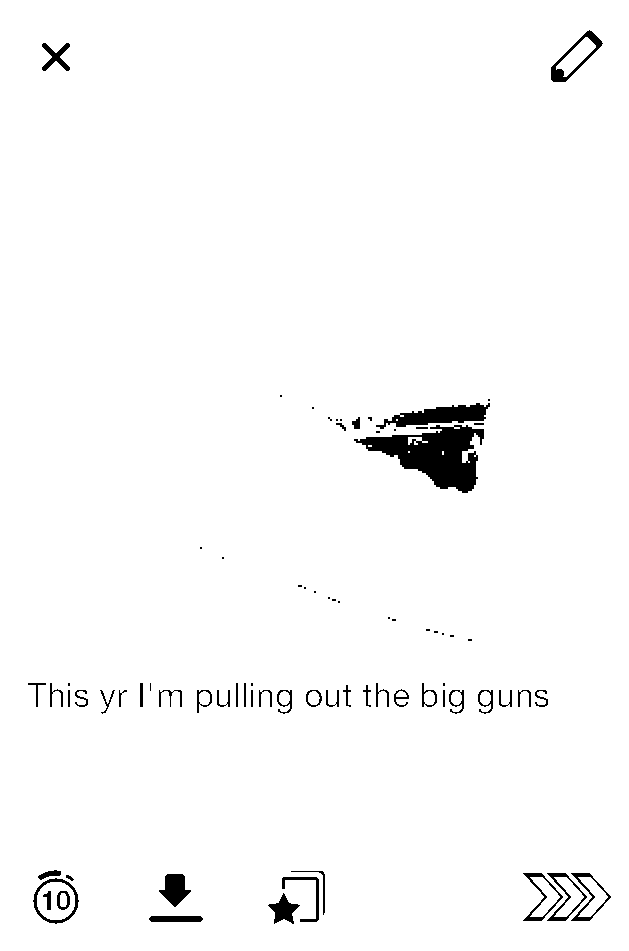
#> input picture testImages/whiteTest.jpg, 629 x 951 px
$ python tess.py   (Python 2 division)
#> lines starting #> are read from the running program, lines starting #| are printed output that depends on the picture; after the words box and inside, x2 and y2 are one past the last pixel; in counts of white or black regions, pixels touching at a corner belong together
import tesseract
import cv2
import cv2.cv as cv
image0=cv2.imread("whiteTest.jpg")
#> image0 is the input picture: shape (951, 629, 3); 97.9% white; 77 black regions (28 under 20 px), largest, box (x1, y1, x2, y2) and area: (354, 425, 484, 493) 4308, (376, 403, 490, 429) 1420, (159, 874, 191, 907) 618
offset=20
height,width,channel = image0.shape
#> height = 951; width = 629; channel = 3
image1=cv2.copyMakeBorder(image0,offset,offset,offset,offset,cv2.BORDER_CONSTANT,value=(255,255,255))
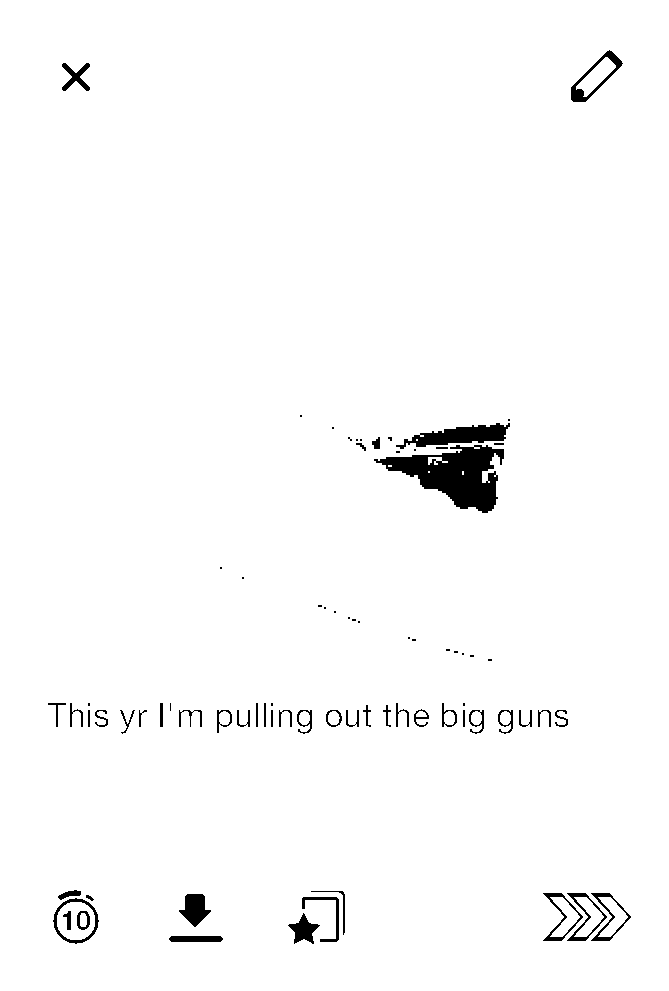
#> image1: shape (991, 669, 3); 98.1% white; 77 black regions (28 under 20 px), largest, box (x1, y1, x2, y2) and area: (374, 445, 504, 513) 4308, (396, 423, 510, 449) 1420, (179, 894, 211, 927) 618

#> (the run stopped early here; a loop or call above may not have finished)
